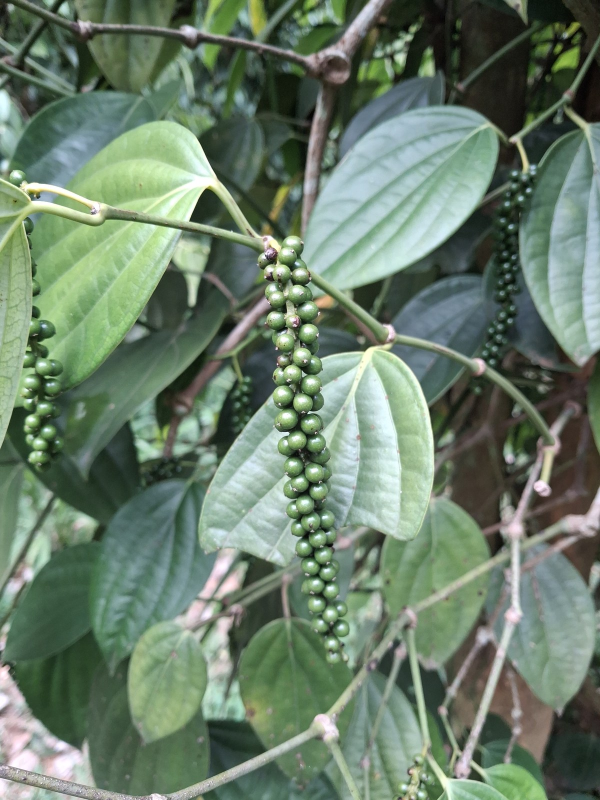
#> input picture mobile/assets/data/berry/healthy/20260420_153523.jpg, 1200 x 1600 px (shown at 1/2 size)
$ python -i feature_extractor.py   (imports and definitions only)   (older library calls are emulated)
#> lines starting #> are read from the running program, lines starting #| are printed output that depends on the picture; after the words box and inside, x2 and y2 are one past the last pixel; in counts of white or black regions, pixels touching at a corner belong together
#> further down, picture is the input picture: shape (1600, 1200, 3); mean B, G, R 107.5, 126.8, 107.4
# =============================================================================
# File: visual feature extractor
# Purpose: Converts pepper images into normalized, deterministic visual features.
# =============================================================================
from __future__ import annotations

import hashlib
import math

# [105 lines left out: function extract_features_from_bytes, not called in this run]


def _berry_mask(image_bgr) -> object | None:
    # Separate the darker pepper berries from the likely image background.
    try:
        import cv2  # type: ignore
        import numpy as np
    except Exception:
        return None

    try:
        gray = cv2.cvtColor(image_bgr, cv2.COLOR_BGR2GRAY)
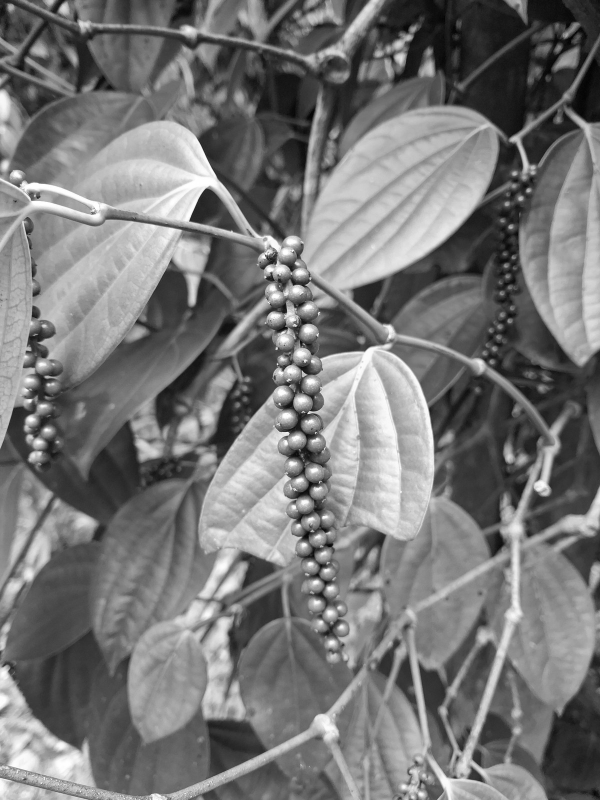
#> gray: shape (1600, 1200) (shown at 1/2 size); min 0, max 255, mean 118.8
        gray_blur = cv2.GaussianBlur(gray, (5, 5), 0)
        _, thresh = cv2.threshold(gray_blur, 0, 255, cv2.THRESH_BINARY + cv2.THRESH_OTSU)
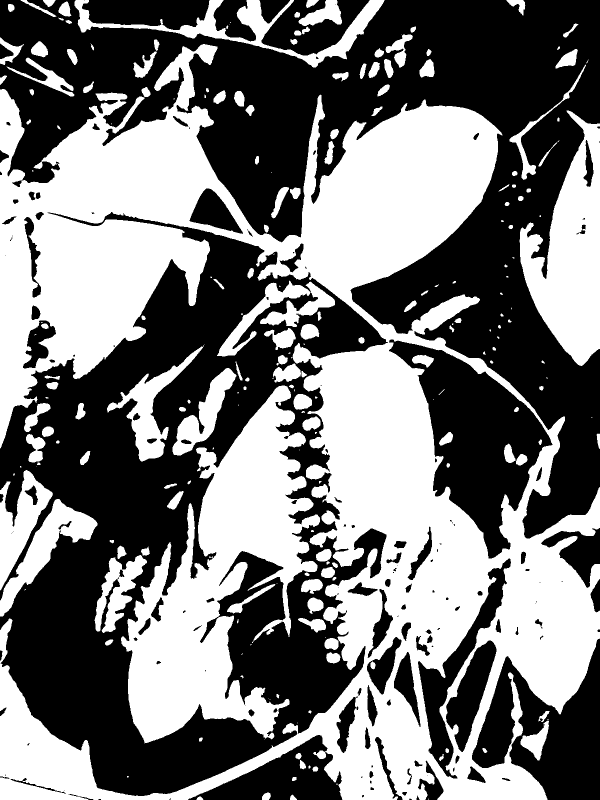
#> thresh: shape (1600, 1200) (shown at 1/2 size); 47.2% white; 223 white regions (59 under 20 px), largest, box (x1, y1, x2, y2) and area: (0, 88, 1200, 1600) 615683, (242, 771, 640, 1487) 124636, (1039, 221, 1200, 732) 44993

        white_mask = thresh == 255
        black_mask = thresh == 0
        mean_white = float(gray[white_mask].mean()) if white_mask.any() else 255.0
#> mean_white = 169.1
        mean_black = float(gray[black_mask].mean()) if black_mask.any() else 0.0
#> mean_black = 73.8

        # Pepper berries are typically darker than background; pick the darker cluster as foreground.
        if mean_white < mean_black:
            mask = thresh
        else:
            mask = cv2.bitwise_not(thresh)

        kernel = cv2.getStructuringElement(cv2.MORPH_ELLIPSE, (5, 5))
        mask = cv2.morphologyEx(mask, cv2.MORPH_OPEN, kernel, iterations=1)
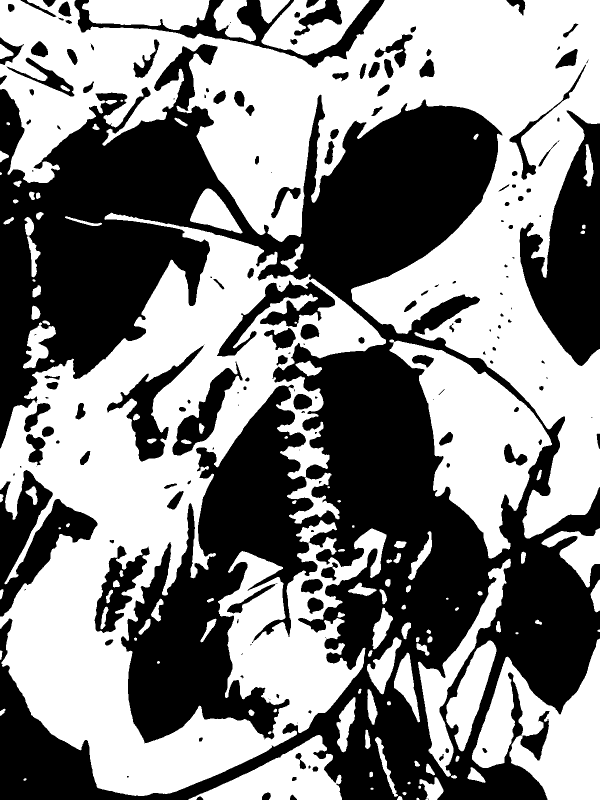
#> mask: shape (1600, 1200) (shown at 1/2 size); 52.5% white; 177 black regions (49 under 20 px), largest, box (x1, y1, x2, y2) and area: (0, 88, 1200, 1600) 752723, (1039, 221, 1200, 732) 45119, (0, 940, 195, 1233) 22693
        mask = cv2.morphologyEx(mask, cv2.MORPH_CLOSE, kernel, iterations=2)
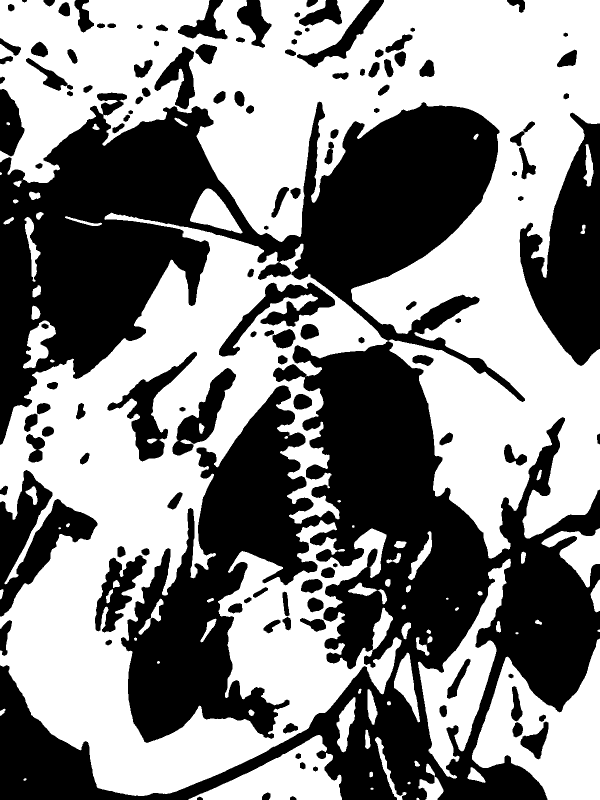
#> mask: shape (1600, 1200) (shown at 1/2 size); 53.4% white; 127 black regions, largest, box (x1, y1, x2, y2) and area: (0, 185, 1200, 1600) 726940, (1039, 225, 1200, 732) 44997, (0, 940, 195, 1233) 22276

        ratio = float((mask > 0).mean())
#> ratio = 0.534
        if ratio < 0.05 or ratio > 0.95:
            return np.full(mask.shape, 255, dtype=np.uint8)

        return mask
    except Exception:
        return None


# [44 lines left out: functions _clamp01, _demo_features, not called in this run]

>>> import cv2
>>> picture = cv2.imread('../../../../mobile/assets/data/berry/healthy/20260420_153523.jpg')
>>> result = _berry_mask(picture)

$ run again, on mobile/assets/data/berry/healthy/20260420_153536.jpg
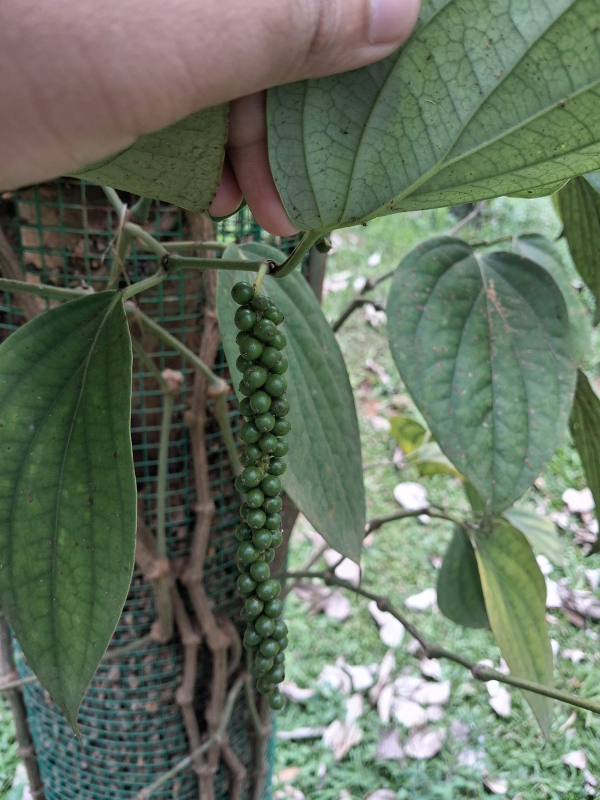
#> input picture mobile/assets/data/berry/healthy/20260420_153536.jpg, 1200 x 1600 px (shown at 1/2 size)
#> picture is the input picture: shape (1600, 1200, 3); mean B, G, R 96.8, 114.7, 101.7
#> in _berry_mask, `_, thresh = cv2.threshold(gray_blur, 0, 255, cv2.THRESH_BINARY + cv2.T..`:
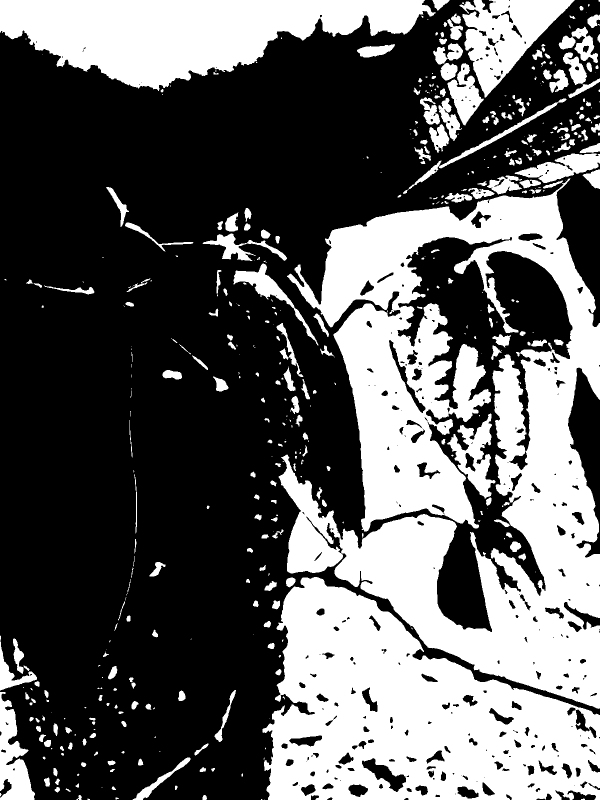
#> thresh: shape (1600, 1200) (shown at 1/2 size); 36.7% white; 472 white regions (193 under 20 px), largest, box (x1, y1, x2, y2) and area: (557, 357, 1200, 1418) 327166, (525, 1154, 1200, 1600) 179709, (0, 0, 871, 182) 91230
#> mean_white = 159.4
#> mean_black = 79.4
#> in _berry_mask, `mask = cv2.morphologyEx(mask, cv2.MORPH_CLOSE, kernel, iterations=2)`:
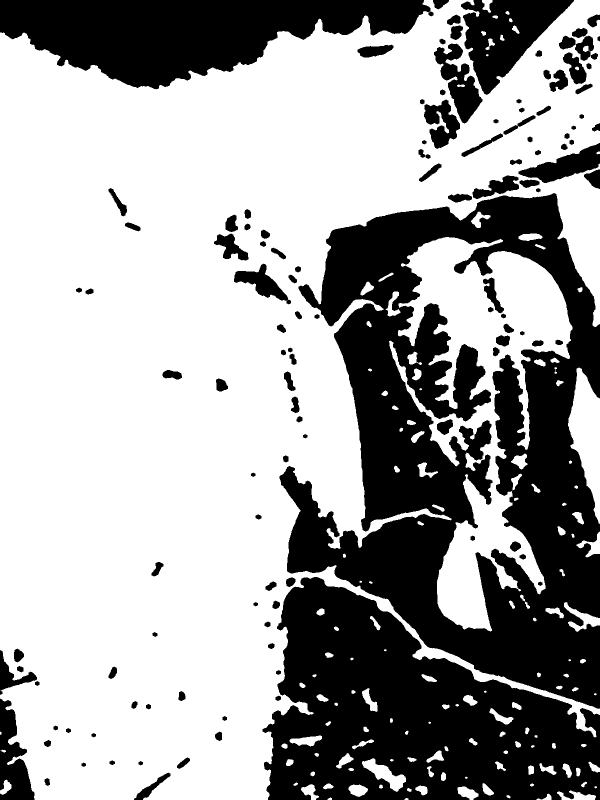
#> mask: shape (1600, 1200) (shown at 1/2 size); 64.2% white; 124 black regions, largest, box (x1, y1, x2, y2) and area: (559, 386, 1200, 1418) 331519, (525, 1154, 1200, 1600) 180545, (0, 0, 867, 179) 91201
#> ratio = 0.642

$ run again, on mobile/assets/data/berry/healthy/20260420_153716.jpg
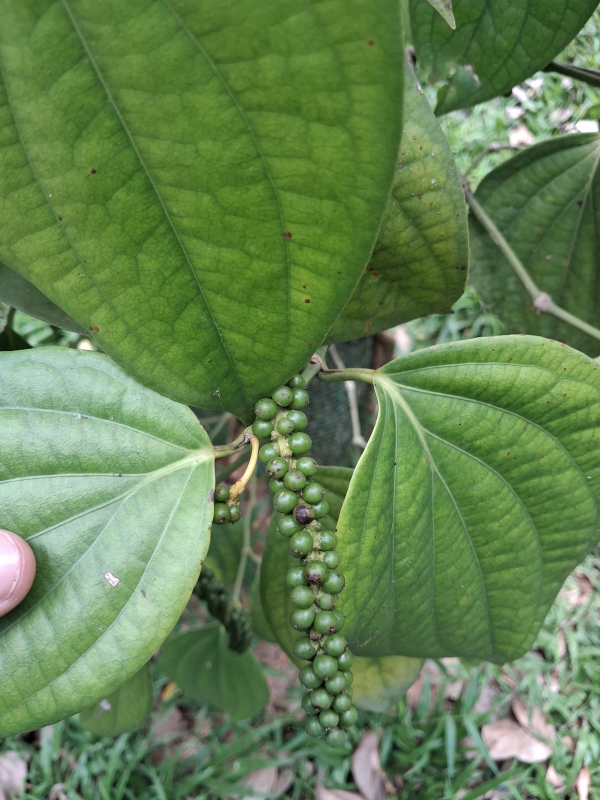
#> input picture mobile/assets/data/berry/healthy/20260420_153716.jpg, 1200 x 1600 px (shown at 1/2 size)
#> picture is the input picture: shape (1600, 1200, 3); mean B, G, R 82.3, 130.9, 100.2
#> in _berry_mask, `_, thresh = cv2.threshold(gray_blur, 0, 255, cv2.THRESH_BINARY + cv2.T..`:
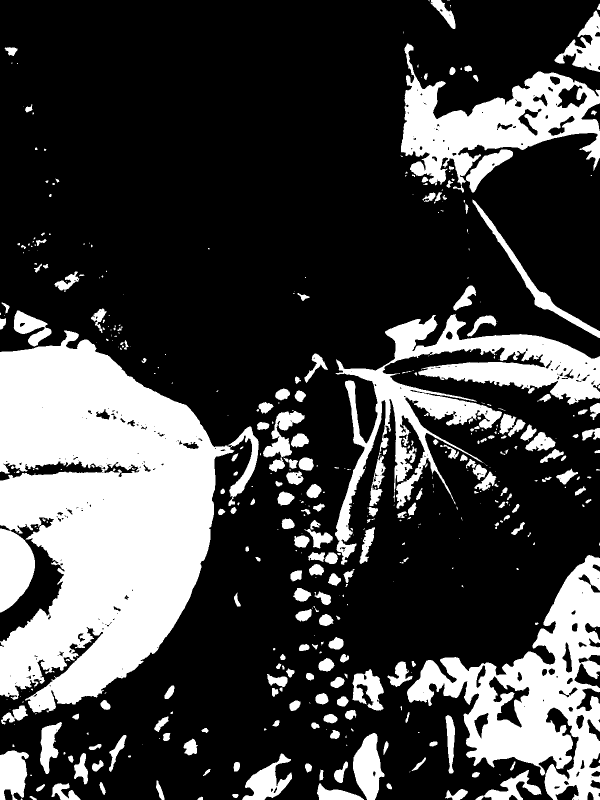
#> thresh: shape (1600, 1200) (shown at 1/2 size); 26.4% white; 464 white regions (227 under 20 px), largest, box (x1, y1, x2, y2) and area: (0, 661, 469, 1425) 224750, (814, 1110, 1200, 1600) 70695, (670, 628, 1200, 1130) 61855
#> mean_white = 170.9
#> mean_black = 96.49
#> in _berry_mask, `mask = cv2.morphologyEx(mask, cv2.MORPH_CLOSE, kernel, iterations=2)`:
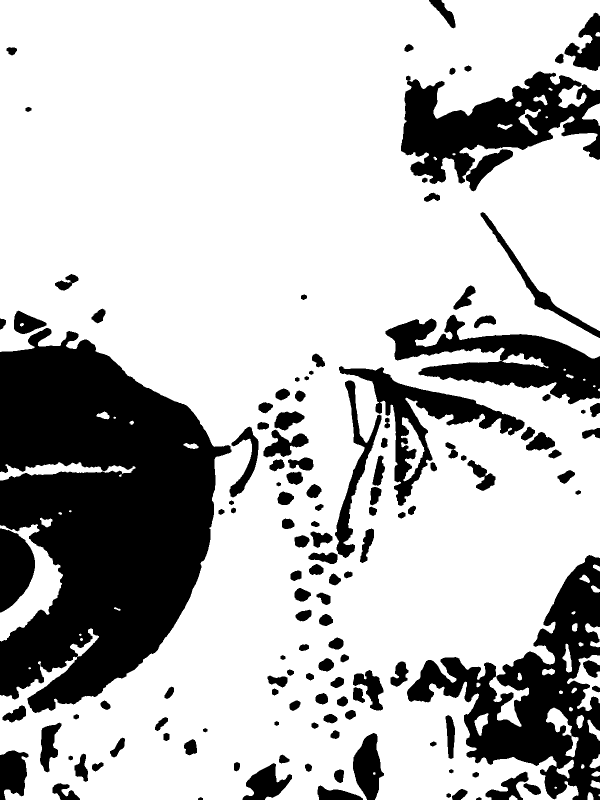
#> mask: shape (1600, 1200) (shown at 1/2 size); 74.2% white; 136 black regions, largest, box (x1, y1, x2, y2) and area: (0, 656, 463, 1426) 227274, (814, 1110, 1200, 1600) 69581, (802, 143, 1200, 368) 43244
#> ratio = 0.742
